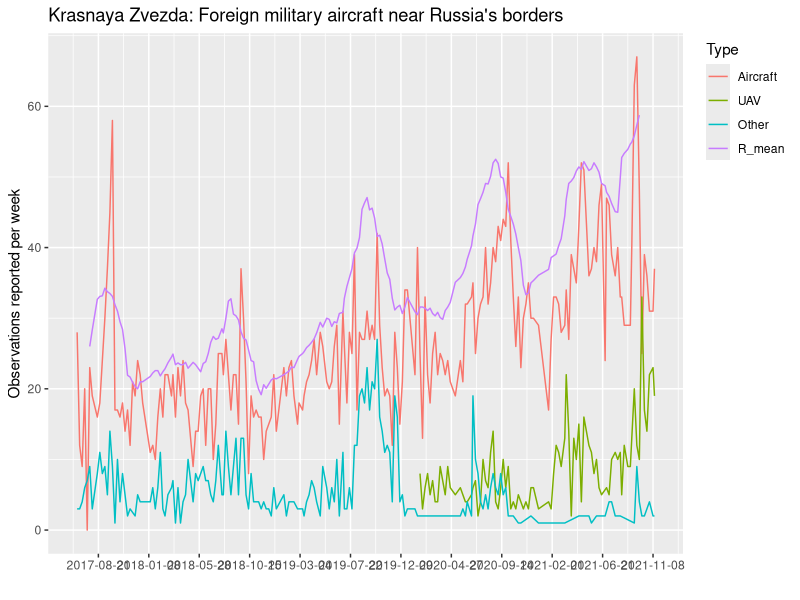

R code for this plot:
setwd("/Users/oysteinsolvang/Dropbox/NUPI/red_star")
rm(list=ls())
library(tidyverse)
library(zoo) # rolling average

df <- read.csv2("rs.csv", header=TRUE,skip=1)
colnames(df) <- c("Date","Week","Aircraft","UAV","Other1","Other2","Other3","URL")
df$UAV[is.na(df$UAV)] <- 0
df$Other1[is.na(df$Other1)] <- 0
df$Other2[is.na(df$Other2)] <- 0
df$Other3[is.na(df$Other3)] <- 0
df$Other <- df$Other1+df$Other2+df$Other3
df <- df %>%
    select(Date,Week,Aircraft,UAV,Other)
df <- na.omit(df)
df$wd <- strtrim(df$Date,4)
df$Week <- paste(df$wd,df$Week,sep="-")

df$Other <- ifelse(df$Other == 0, NA, df$Other)
df$UAV  <- ifelse(df$UAV == 0, NA, df$UAV)
df$Date <- as.Date(df$Date)

d <- df
d$UAV[is.na(d$UAV)] <- 0
d$Other[is.na(d$Other)] <- 0
d$Total <- d$Aircraft+d$UAV+d$Other
df$Total <- d$Total

df$R_mean <- zoo::rollmean(df$Total, k = 12, fill=NA)

df <- df %>%
    select(Date,Week,Aircraft,UAV,Other,Total,R_mean)
d <- gather(df, Type, number, c(Aircraft,UAV,Other,R_mean),factor_key=TRUE) # with rolling mean total
#d <- gather(df, Type, number, c(Aircraft,UAV,Other,Total),factor_key=TRUE) # with raw total

ggplot(d,aes(x=Date,y=number,color=Type)) +
    stat_summary(fun = sum, # adds up all observations for the month
      geom = "line") + # or "line"
    scale_x_date(date_breaks=("20 weeks")) +
#    theme_classic()+
    theme(legend.justification = "top") +
    xlab("")+
    ylab("Observations reported per week") +
    ggtitle("Krasnaya Zvezda: Foreign military aircraft near Russia's borders")
filename <- paste(Sys.Date(),"redstar-scrambles.png",sep="-")
ggsave(filename,height=10,width=30)